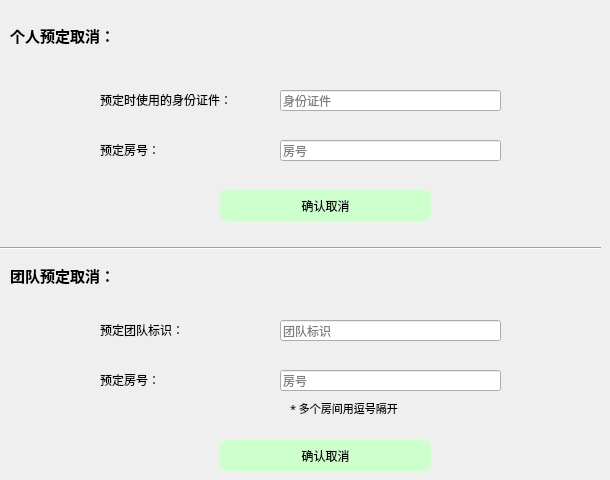
      <widget class="QWidget" name="page_11">
       <widget class="QLineEdit" name="cid_deb">
        <property name="geometry">
         <rect>
          <x>280</x>
          <y>90</y>
          <width>221</width>
          <height>21</height>
         </rect>
        </property>
        <property name="placeholderText">
         <string>身份证件</string>
        </property>
       </widget>
       <widget class="QLabel" name="label_53">
        <property name="geometry">
         <rect>
          <x>290</x>
          <y>400</y>
          <width>211</width>
          <height>16</height>
         </rect>
        </property>
        <property name="font">
         <font>
          <family>新宋体</family>
          <pointsize>8</pointsize>
         </font>
        </property>
        <property name="text">
         <string>* 多个房间用逗号隔开</string>
        </property>
       </widget>
       <widget class="QLabel" name="label_54">
        <property name="geometry">
         <rect>
          <x>100</x>
          <y>80</y>
          <width>191</width>
          <height>40</height>
         </rect>
        </property>
        <property name="styleSheet">
         <string notr="true">font: 9pt &quot;FontAwesome&quot;;</string>
        </property>
        <property name="text">
         <string>预定时使用的身份证件：</string>
        </property>
       </widget>
       <widget class="QPushButton" name="commitDeBookT">
        <property name="geometry">
         <rect>
          <x>220</x>
          <y>440</y>
          <width>211</width>
          <height>31</height>
         </rect>
        </property>
        <property name="styleSheet">
         <string notr="true">#commitDeBookT{background:#CCFFCC;
border-radius:8px}
#commitDeBookT:hover
{
background:#CCFF99
}</string>
        </property>
        <property name="text">
         <string>确认取消</string>
        </property>
       </widget>
       <widget class="QLabel" name="label_55">
        <property name="geometry">
         <rect>
          <x>10</x>
          <y>20</y>
          <width>171</width>
          <height>31</height>
         </rect>
        </property>
        <property name="font">
         <font>
          <family>FontAwesome</family>
          <pointsize>11</pointsize>
          <weight>75</weight>
          <bold>true</bold>
         </font>
        </property>
        <property name="text">
         <string>个人预定取消：</string>
        </property>
       </widget>
       <widget class="QLabel" name="label_56">
        <property name="geometry">
         <rect>
          <x>100</x>
          <y>310</y>
          <width>191</width>
          <height>40</height>
         </rect>
        </property>
        <property name="styleSheet">
         <string notr="true">font: 9pt &quot;FontAwesome&quot;;</string>
        </property>
        <property name="text">
         <string>预定团队标识：</string>
        </property>
       </widget>
       <widget class="QPushButton" name="commitDeBookC">
        <property name="geometry">
         <rect>
          <x>220</x>
          <y>190</y>
          <width>211</width>
          <height>31</height>
         </rect>
        </property>
        <property name="styleSheet">
         <string notr="true">#commitDeBookC{background:#CCFFCC;
border-radius:8px}
#commitDeBookC:hover
{
background:#CCFF99
}</string>
        </property>
        <property name="text">
         <string>确认取消</string>
        </property>
       </widget>
       <widget class="QLineEdit" name="tid_deb">
        <property name="geometry">
         <rect>
          <x>280</x>
          <y>320</y>
          <width>221</width>
          <height>21</height>
         </rect>
        </property>
        <property name="placeholderText">
         <string>团队标识</string>
        </property>
       </widget>
       <widget class="QLineEdit" name="crid_deb">
        <property name="geometry">
         <rect>
          <x>280</x>
          <y>140</y>
          <width>221</width>
          <height>21</height>
         </rect>
        </property>
        <property name="placeholderText">
         <string>房号</string>
        </property>
       </widget>
       <widget class="QLabel" name="label_57">
        <property name="geometry">
         <rect>
          <x>100</x>
          <y>360</y>
          <width>191</width>
          <height>40</height>
         </rect>
        </property>
        <property name="styleSheet">
         <string notr="true">font: 9pt &quot;FontAwesome&quot;;</string>
        </property>
        <property name="text">
         <string>预定房号：</string>
        </property>
       </widget>
       <widget class="QLabel" name="label_58">
        <property name="geometry">
         <rect>
          <x>100</x>
          <y>130</y>
          <width>191</width>
          <height>40</height>
         </rect>
        </property>
        <property name="styleSheet">
         <string notr="true">font: 9pt &quot;FontAwesome&quot;;</string>
        </property>
        <property name="text">
         <string>预定房号：</string>
        </property>
       </widget>
       <widget class="QLabel" name="label_59">
        <property name="geometry">
         <rect>
          <x>10</x>
          <y>260</y>
          <width>131</width>
          <height>31</height>
         </rect>
        </property>
        <property name="font">
         <font>
          <family>FontAwesome</family>
          <pointsize>11</pointsize>
          <weight>75</weight>
          <bold>true</bold>
         </font>
        </property>
        <property name="text">
         <string>团队预定取消：</string>
        </property>
       </widget>
       <widget class="QLineEdit" name="trid_deb">
        <property name="geometry">
         <rect>
          <x>280</x>
          <y>370</y>
          <width>221</width>
          <height>21</height>
         </rect>
        </property>
        <property name="placeholderText">
         <string>房号</string>
        </property>
       </widget>
       <widget class="Line" name="line_13">
        <property name="geometry">
         <rect>
          <x>0</x>
          <y>240</y>
          <width>601</width>
          <height>16</height>
         </rect>
        </property>
        <property name="orientation">
         <enum>Qt::Horizontal</enum>
        </property>
       </widget>
      </widget>
